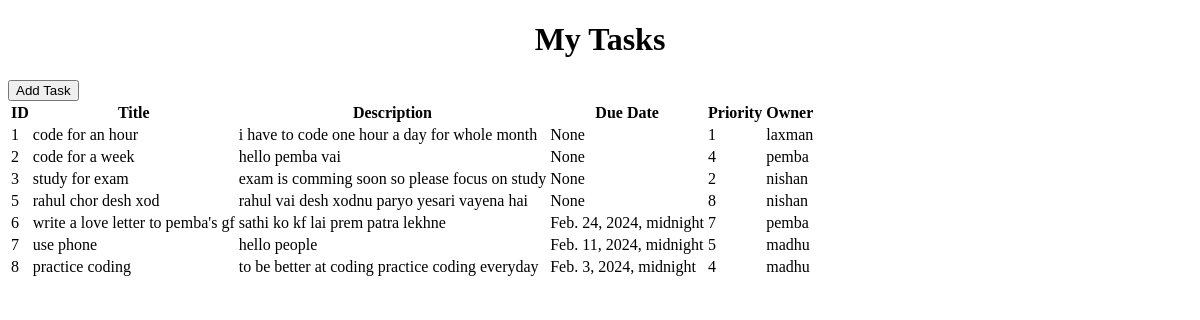
The page / on the database its author committed.
### home/models.py (models this page shows, shortened)
class Task(models.Model):
    title = models.CharField(max_length=200)
    description = models.TextField(blank = True)
    priority = models.IntegerField(default=0)
    is_complete = models.BooleanField(default = False)
    created_at = models.DateTimeField(auto_now_add = True)
    updated_at = models.DateTimeField(auto_now = True)
    due_date =  models.DateTimeField(blank = True, null = True)
    owner = models.ForeignKey(User, related_name = 'tasks', on_delete = models.CASCADE)

### home/views.py (the view)
# urls.py: path('', views.index, name='index'),
def index(request):
    data = Task.objects.all()
    return render(request, 'index.html', {'data':data})

### home/templates/index.html
{% extends "base.html" %}
{% block content %}
    <h1>My Tasks</h1>
    <a href={% url "create_task" %}><button>Add Task</button></a>
    <table>
    <thead>
    <tr>
        <th>ID</th>
        <th>Title</th>
        <th>Description</th>
        <th>Due Date</th>
        <th>Priority</th>
        <th>Owner</th>
    </tr>
</thead>
{% for rows in data %}
<tbody>
    <tr>
        <td>{{rows.id}}</td>
        <td>{{rows.title}}</td>
        <td>{{rows.description}}</td>
        <td>{{rows.due_date}}</td>
        <td>{{rows.priority}}</td>
        <td>{{rows.owner}}</td>
    </tr>
</tbody>
{% endfor %}
    </table>
{% endblock content %}

### templates/base.html (shortened to what this page needs)
<!DOCTYPE html>
<html lang="en">
<head>
</head>
<body>
    {% block content %}
    {% endblock content %}
</body>
</html>

### templates/base.html (style rules this page uses)
h1 { text-align:center; justify-content: center; }

### rows shown on the page
Task: id "1", title "code for an hour", description "i have to code one hour a day for whole month", due_date "None", priority "1", owner "laxman"
Task: id "2", title "code for a week", description "hello pemba vai", due_date "None", priority "4", owner "pemba"
Task: id "3", title "study for exam", description "exam is comming soon so please focus on study", due_date "None", priority "2", owner "nishan"
Task: id "5", title "rahul chor desh xod", description "rahul vai desh xodnu paryo yesari vayena hai", due_date "None", priority "8", owner "nishan"
Task: id "6", title "write a love letter to pemba's gf", description "sathi ko kf lai prem patra lekhne", due_date "Feb. 24, 2024, midnight", priority "7", owner "pemba"
Task: id "7", title "use phone", description "hello people", due_date "Feb. 11, 2024, midnight", priority "5", owner "madhu"
Task: id "8", title "practice coding", description "to be better at coding practice coding everyday", due_date "Feb. 3, 2024, midnight", priority "4", owner "madhu"
